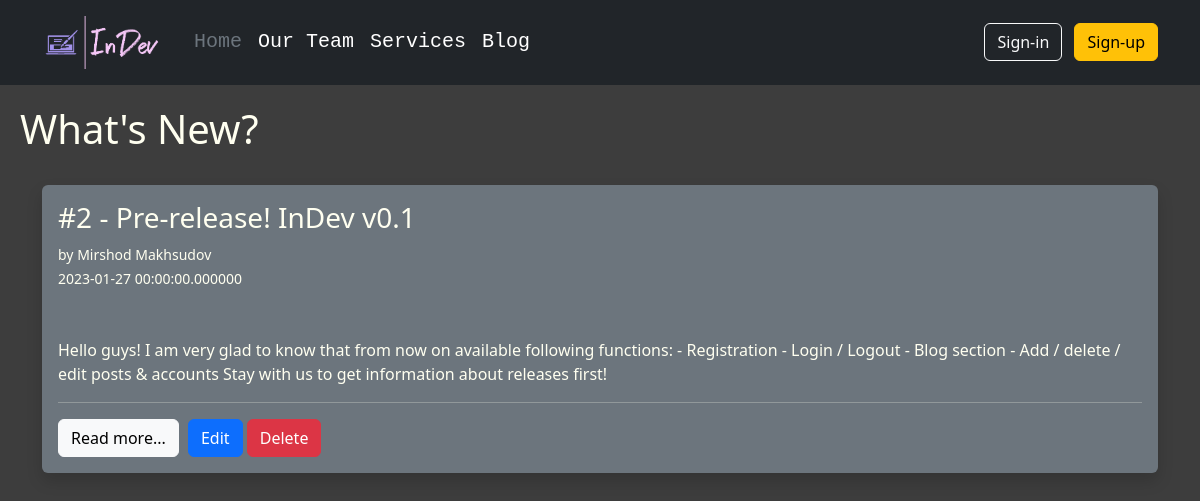
Page /blog on the committed database.
### InDev/models.py (models this page shows, shortened)
class Post(db.Model):
    id = db.Column(db.Integer(), primary_key=True)
    title = db.Column(db.String(255), nullable=False)
    slug = db.Column(db.String())
    content = db.Column(db.Text(), nullable=False)
    date_added = db.Column(db.String(20), default=date.today())
    author_id = db.Column(db.Integer, db.ForeignKey('developer.id'))

class Developer(db.Model, UserMixin):
    id = db.Column(db.Integer(), primary_key=True)
    first_name = db.Column(db.String(length=30), nullable=False)
    last_name = db.Column(db.String(length=30))
    username = db.Column(db.String(), nullable=False, unique=True)
    email_address = db.Column(db.String(), unique=True)
    password_hash = db.Column(db.String(), nullable=False)
    budget = db.Column(db.Integer(), nullable=False, default=0)
    date_added = db.Column(db.String(20), default=date.today())
    posts = db.relationship('Post', backref='author')
    @property
    def password(self):
        return self.password

### InDev/routes.py (the view)
@app.route('/blog')
def blog_page():
    posts = Post.query.order_by(Post.date_added)
    return render_template('blog/blog.html', posts=posts)

### InDev/templates/blog/blog.html (shortened to what this page needs)
{% extends 'base.html' %}
{% block content %}
    <h1 style="margin-top: 20px; margin-left: 20px;">What's New?</h1>
    <br>
    <div class="container" style="display: flex;
    justify-content: center;
    flex-wrap: wrap;
    flex-direction: column-reverse;
    align-items: stretch;
    align-content: stretch;">
        {% for post in posts %}
            <div class="post shadow p-3 mb-5 bg-secondary rounded">
                <h3>#{{ post.id }} - {{ post.title }}</h3>
                <small>by {{ post.author.first_name }} {{ post.author.last_name }}</small><br>
                <small>{{ post.date_added }}</small><br>
                <br><br>
                <p>{{ post.content }}</p>
                <hr>
                <a href="{{ url_for('post_page', post_id=post.id) }}" class="btn btn-light" style="margin-right: 5px;">Read more...</a>
                <a href="{{ url_for('edit_post', post_id=post.id) }}" class="btn btn-primary">Edit</a>
                <a href="{{ url_for('delete_post', post_id=post.id) }}" class="btn btn-danger">Delete</a>
            </div>
        {% endfor %}
    </div>
{% endblock %}

### InDev/templates/base.html (shortened to what this page needs)
<!DOCTYPE html>
<html lang="en">
    <head>
        <link rel="stylesheet"
              href="https://cdn.jsdelivr.net/npm/bootstrap@5.3.0-alpha1/dist/css/bootstrap.min.css"
>
    </head>
    <body style="background-color: #3d3d3d; color: #fffff0;">
        <header class="p-3 text-bg-dark">
            <div class="container">
                <div class="d-flex flex-wrap align-items-center justify-content-center justify-content-lg-start">
                    <a href="/" class="d-flex align-items-center mb-2 mb-lg-0 text-white text-decoration-none" id="logo">
                       <img src="{{ url_for('static', filename='InDev logo.png') }}" alt="logo" style="width: 10vw; margin-right: 2vw">
                    </a>
                    <ul class="nav col-6 col-lg-auto me-lg-auto mb-2 justify-content-center mb-md-0">
                        <li><a href="/home" class="nav-link px-2 text-secondary">Home</a></li>
                        <li><a href="{{ url_for('team') }}" class="nav-link px-2 text-white">Our Team</a></li>
                        <li><a href="{{ url_for('coming_soon') }}" class="nav-link px-2 text-white">Services</a></li>
                        <li><a href="{{ url_for('blog_page') }}" class="nav-link px-2 text-white">Blog</a></li>
                    </ul>
                    {% if current_user.is_authenticated %}
                        <div class="text-end">
                            <i class="fa-solid fa-coins" style="color: lawngreen">  {{ current_user.prettier_budget }}  </i>
                            <span
                               class="btn btn-info" style="margin-left: 5px; margin-right: 5px;">Welcome, {{ current_user.username }}</span>
                            <a href="{{ url_for('logout_page') }}"
                               class="btn btn-outline-light me-2">Logout</a>
                        </div>
                    {% else %}
                        <div class="text-end">
                            <a href="{{ url_for('login_page') }}" class="btn btn-outline-light me-2">Sign-in</a>
                            <a href="{{ url_for('register_page') }}" class="btn btn-warning">Sign-up</a>
                        </div>
                    {% endif %}
                </div>
            </div>
        </header>
        {% block content %}{% endblock %}
    </body>
</html>

### rows in the picture
Post: id "2", title "Pre-release! InDev v0.1", author.first_name "Mirshod", author.last_name "Makhsudov", date_added "2023-01-27 00:00:00.000000", content "Hello guys! I am very glad to know that from now on available following functions: - Registration - Login / Logout - Blog section - Add / delete / edit posts & accounts Stay with us to get information about releases first!"
